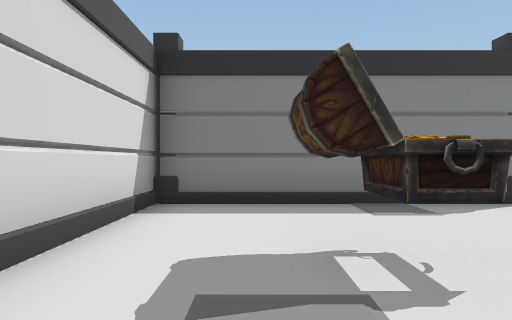
[1] (above)

24 first-person views from a walk through a 3-D level made in the Unity game engine. The camera is 1.4 m above the floor, looks level and sees 70° across. The floor is counted in squares, 2 m on a side. Each view is taken from the middle of a square. On the plan, view 1 faces up. The plan holds only what a view shows up to about 11 squares ahead; the rest is blank. The place goes on beyond the plan. The player character is not drawn. Some animated figures are left out. Some surface patterns are stand-ins.

[2]
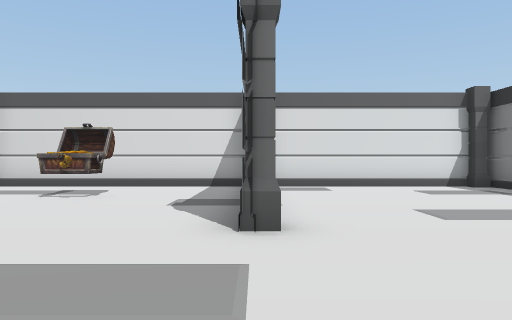

[3]
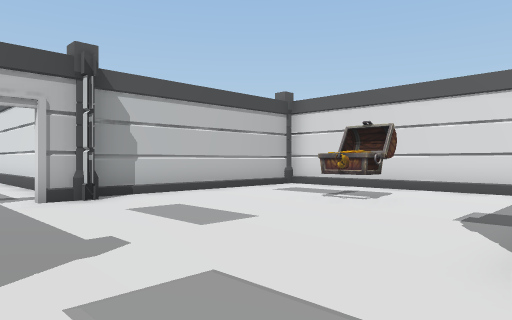

[4]
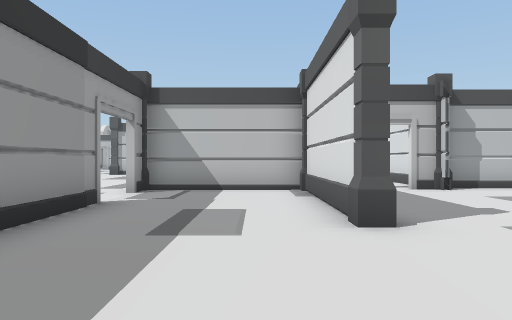

[5]
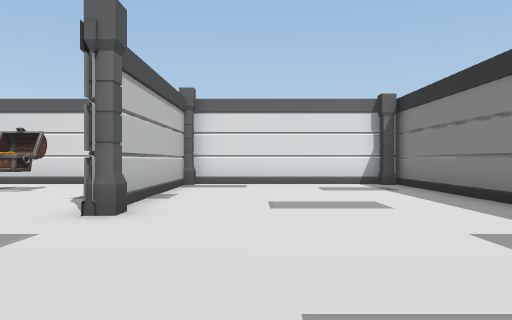

[6]
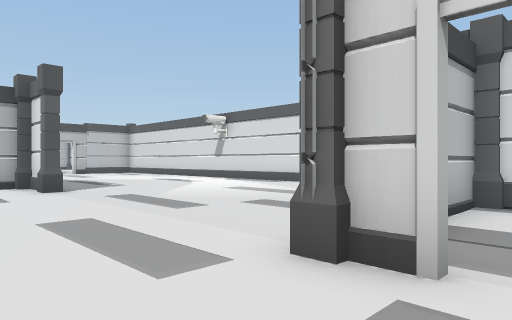

[7]
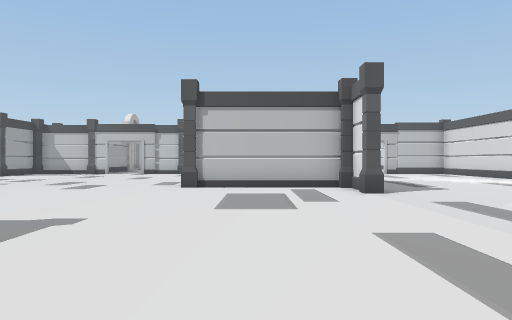

[8]
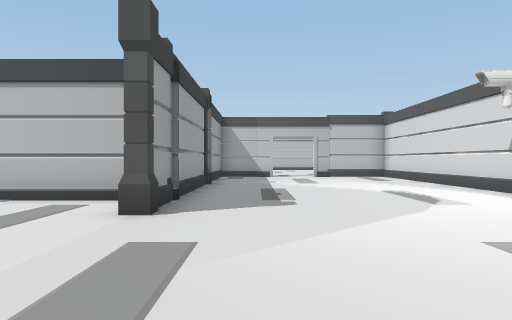

[9]
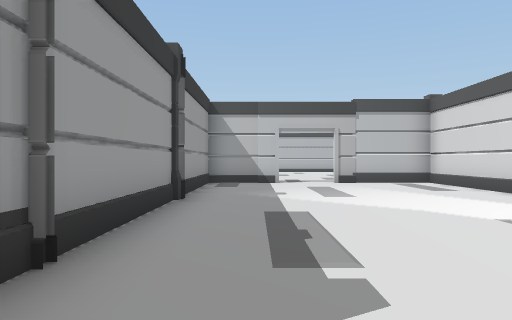

[10]
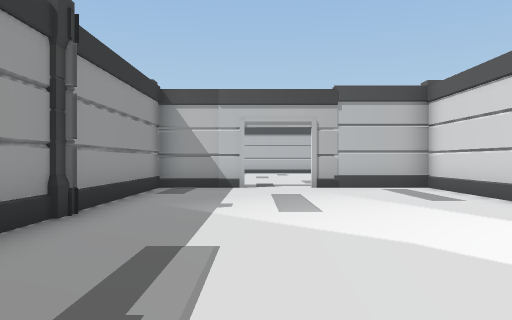

[11]
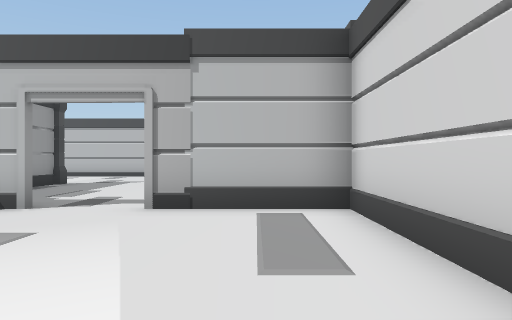

[12]
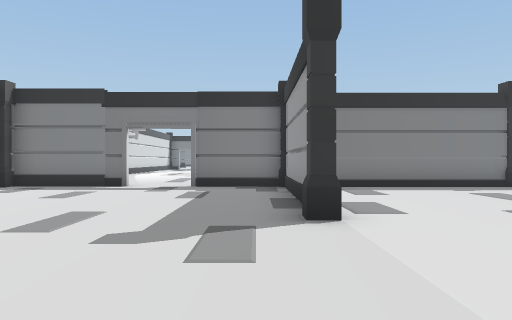

[13]
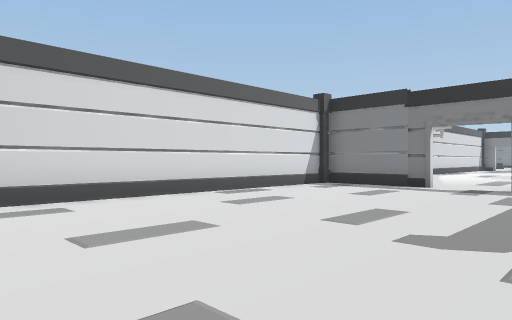

[14]
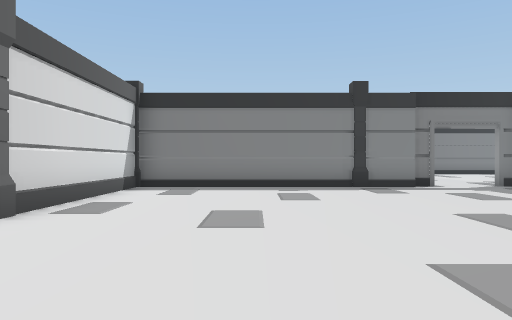

[15]
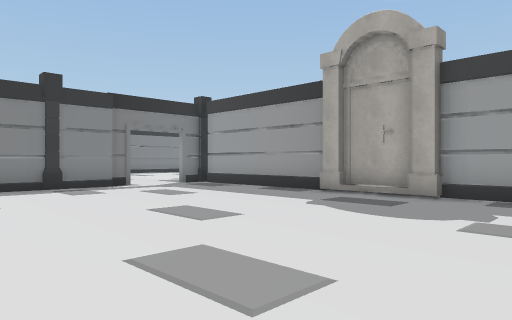

[16]
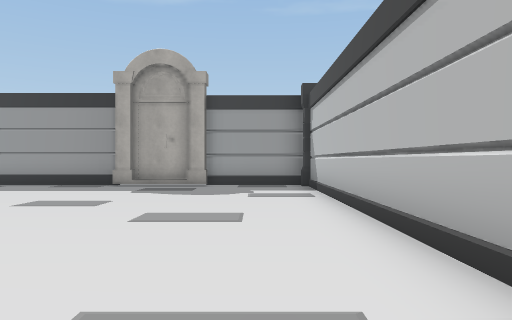

[17]
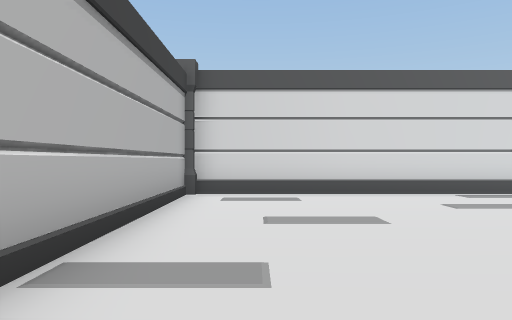

[18]
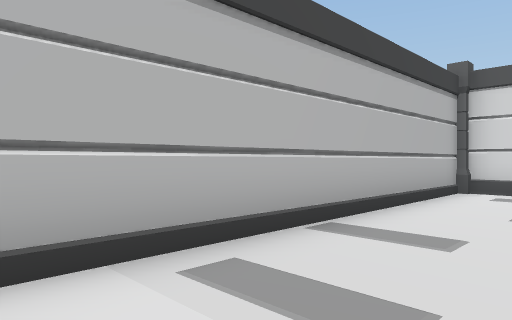

[19]
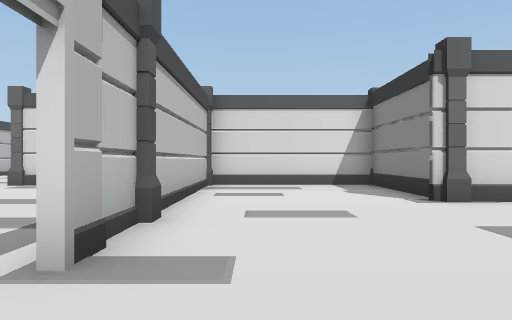

[20]
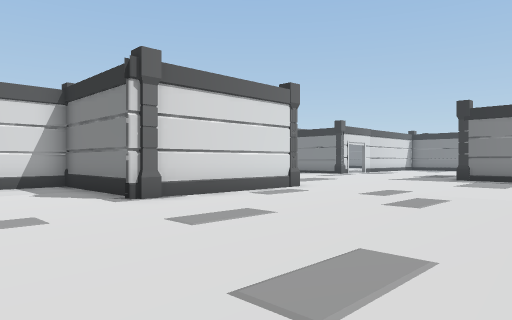

[21]
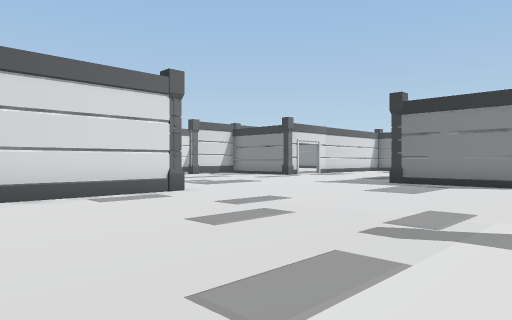

[22]
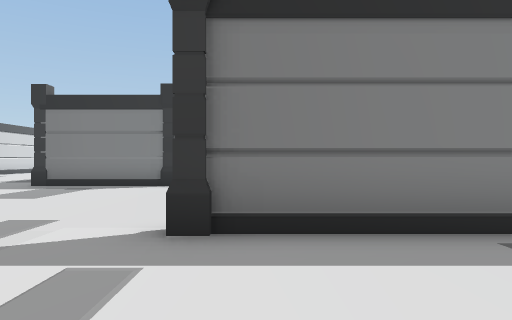

[23]
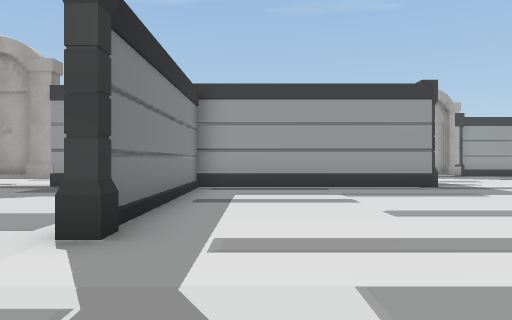

[24]
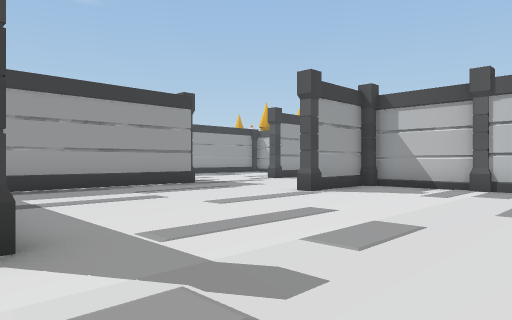

### Floor plan
Points are (right, up) in squares from view 1. A wall is a line through its corners. A room is listed if a view was taken in it or the views show most of it. See-through windows are left out.
Room 1 (views 1, 2, 3, 4, 5)
walls: (2.1, 5.9) (-1.6, 5.9); (7.9, 3.6) (7.9, -0.5) (11.5, -0.5); (-0.4, 6) (3.5, 6); (3.3, 12.1) (-1.6, 12.1) (-1.6, -1); (11.5, 1.9) (11.5, 4.5); (-0.5, -1.1) (4.2, -1.1)
ways out: opening at (5.5, 0) to room 2; opening at (11.5, 0.5) to room 2
objects: other object (-1, -1); other object (-1, 6); other object (-1, 12); other object (1, 3); other object (4, 6); other object (8, 0); other object (8, 4)
Room 2 (views 6, 7, 8, 9, 10, 11, 12, 13, 14, 15, 16, 17, 18, 19, 20, 21, 22, 23, 24)
walls: (15.3, -13.7) (11.6, -13.7) (11.6, -18.3); (19.8, -18.5) (9.3, -18.5); (11.6, -8.4) (11.6, -9.4) (15.8, -9.4) (15.8, -13.4); (22.4, -18.2) (24.5, -18.2); (11.5, -13.7) (11.5, -8.4); (21.5, -3.2) (18.5, -3.2); (25, -17.5) (25, -16.4); (12, -18.2) (19.7, -18.2); (29.2, -14.5) (29.2, -9.5) (23.5, -9.5); (11.9, -19.5) (11.9, -23.5); (9.2, -18.2) (11.5, -18.2) (11.5, -14); (22.1, -23.1) (22.1, -19.6); (7.6, -18.5) (4.6, -18.5); (4.6, -10.6) (4.6, -18.2) (7.6, -18.2); (11.8, -23.5) (11.8, -18.5); (4.6, -2.5) (4.6, -7.1); (22.1, -27.5) (22.1, -25.5); (4.4, -19.5) (4.4, -27.5); (4.6, -28.4) (21.2, -28.4)
low walls: (29.2, -6.1) (29.2, -5.6)
ways out: opening at (5.5, 0) to room 1; opening at (11.5, 0.5) to room 1
objects: other object (4, -29) to (4, -28); other object (4, -19); other object (5, -1); other object (11, -8); other object (12, -24); other object (12, -19); other object (12, -14); other object (12, -9); other object (12, -1) to (12, 0); other object (16, -14); other object (16, -9); other object (18, -18); other object (18, -3); other object (22, -28); other object (22, -25) to (22, -24); other object (22, -18); other object (22, -3); other object (23, -9); other object (25, -18); other object (25, -16); other object (29, -15); other object (29, -5) to (30, -3)

Positions as (right, up) in squares from view 1, and headings:
1: (0, 0), facing up
2: (8, 6), facing left
3: (7, 6), facing down-left
4: (9, 8), facing down
5: (9, 8), facing left
6: (14, 1), facing down-left
7: (14, 0), facing down
8: (10, -3), facing down
9: (10, -7), facing down
10: (9, -9), facing down
11: (6, -13), facing down
12: (11, -28), facing up
13: (11, -28), facing up-left
14: (15, -28), facing up
15: (15, -28), facing up-right
16: (12, -27), facing right
17: (12, -27), facing left
18: (13, -26), facing down-left
19: (22, -17), facing left
20: (22, -17), facing up-left
21: (23, -14), facing up-left
22: (24, -13), facing up
23: (20, -11), facing right
24: (20, -9), facing down-right
